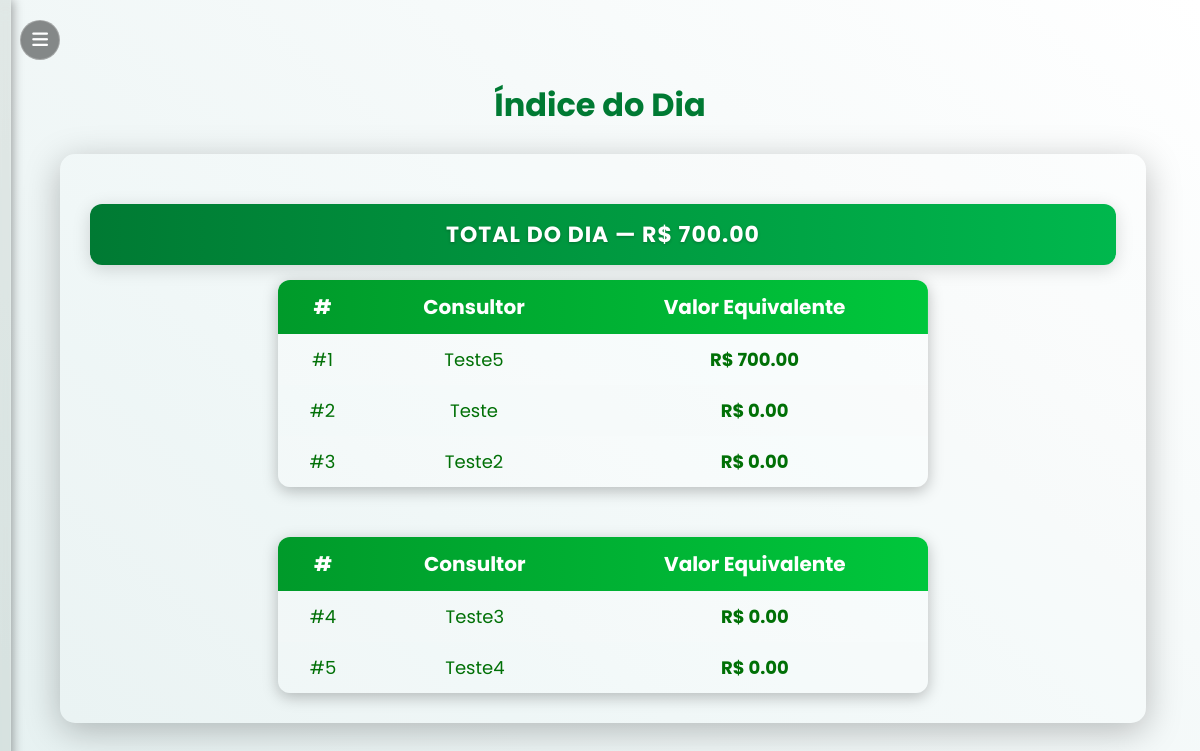
The page /indice_dia (signed in) on the database its author committed.
### tables this page shows
CREATE TABLE users (
            id INTEGER PRIMARY KEY AUTOINCREMENT,
            nome TEXT UNIQUE NOT NULL,
            senha TEXT NOT NULL,
            role TEXT DEFAULT 'user'
        );

### app.py (the view, shortened to what this page needs)
@app.route("/indice_dia")
def indice_dia():
    if "user" not in session:
        return redirect(url_for("login"))
    conn = get_conn()
    cur = conn.cursor()
    cur.execute("""
        CREATE TABLE IF NOT EXISTS metas_individuais (
            id INTEGER PRIMARY KEY AUTOINCREMENT,
            consultor TEXT UNIQUE,
            meta REAL
        )
    """ if isinstance(conn, sqlite3.Connection) else """
        CREATE TABLE IF NOT EXISTS metas_individuais (
            id SERIAL PRIMARY KEY,
            consultor TEXT UNIQUE,
            meta NUMERIC(12,2)
        )
    """)
    cur.execute("SELECT consultor, meta FROM metas_individuais;")
    metas_dict = {row[0]: row[1] for row in cur.fetchall()}
    cur.execute("SELECT nome FROM users WHERE role != 'admin' ORDER BY nome;")
    todos_usuarios = [r[0] for r in cur.fetchall()]
    tz = pytz.timezone("America/Sao_Paulo")
    hoje = datetime.now(tz).strftime("%Y-%m-%d")
    if isinstance(conn, sqlite3.Connection):
        cur.execute("""
            SELECT consultor,
                   COALESCE(SUM(valor_equivalente), 0) AS total_eq,
                   COALESCE(SUM(valor_original), 0) AS total_or
            FROM propostas
            WHERE DATE(data, 'localtime') = ?
            GROUP BY consultor;
        """, (hoje,))
    resultados = {r[0]: (r[1], r[2]) for r in cur.fetchall()}
    cur.execute("""
        SELECT consultor,
               COALESCE(SUM(valor_equivalente), 0) AS eq_total
        FROM propostas
        GROUP BY consultor;
    """)
    totais = {r[0]: r[1] for r in cur.fetchall()}
    conn.close()
    ranking = []
    for nome in todos_usuarios:
        eq_dia, or_dia = resultados.get(nome, (0, 0))
        meta = metas_dict.get(nome, 0)
        eq_total = totais.get(nome, 0)
        falta = max(meta - eq_total, 0)
        ranking.append([nome, eq_dia, or_dia, meta, falta])
    ranking.sort(key=lambda x: x[1], reverse=True)
    total_eq = sum(r[1] for r in ranking)
    total_or = sum(r[2] for r in ranking)
    return render_template(
        "indice_dia.html",
        ranking=ranking,
        total_eq=total_eq,
        total_or=total_or,
        data_atual=hoje
    )

### app.py (called while the page is built)
def get_conn():
    if DATABASE_URL and psycopg2:
        return psycopg2.connect(DATABASE_URL, sslmode="require")
    else:
        return sqlite3.connect(LOCAL_DB, check_same_thread=False)

### templates/indice_dia.html (shortened to what this page needs)
{% extends "base.html" %}
{% block content %}
<h1>Índice do Dia</h1>
<div class="painel-tv">
    <table class="tabela-total">
        <tr>
            <th>TOTAL DO DIA — R$ {{ "{:,.2f}".format(total_eq or 0) }}</th>
        </tr>
    </table>
    <div class="tabelas-container">
        <table class="tabela-tv">
            <thead>
                <tr>
                    <th>#</th>
                    <th>Consultor</th>
                    <th>Valor Equivalente</th>
                </tr>
            </thead>
            <tbody>
                {% for i in range(0, (ranking|length // 2) + (ranking|length % 2)) %}
                {% set r = ranking[i] %}
                <tr>
                    <td>#{{ i + 1 }}</td>
                    <td>{{ r[0] }}</td>
                    <td class="valor">R$ {{ "{:,.2f}".format(r[1] or 0) }}</td>
                </tr>
                {% endfor %}
            </tbody>
        </table>
        <table class="tabela-tv">
            <thead>
                <tr>
                    <th>#</th>
                    <th>Consultor</th>
                    <th>Valor Equivalente</th>
                </tr>
            </thead>
            <tbody>
                {% for i in range((ranking|length // 2) + (ranking|length % 2), ranking|length) %}
                {% set r = ranking[i] %}
                <tr>
                    <td>#{{ i + 1 }}</td>
                    <td>{{ r[0] }}</td>
                    <td class="valor">R$ {{ "{:,.2f}".format(r[1] or 0) }}</td>
                </tr>
                {% endfor %}
            </tbody>
        </table>
    </div>
</div>
{% endblock %}

### static/style.css (style rules this page uses)
:root { --gradiente-inicio: #e6f1f1; --gradiente-fim: #ffffff; --cor-texto: #007006; --bg-container: rgba(255, 255, 255, 0.12); --bg-input: rgba(255, 255, 255, 0.15); }
body.pagina { background: linear-gradient(40deg, var(--gradiente-inicio), var(--gradiente-fim)); font-family: 'Poppins', sans-serif; color: var(--cor-texto); min-height: 100vh; margin: 0; transition: 0.4s ease; font-family: 'Poppins', sans-serif !important; overflow-y: auto; font-family: 'Poppins', sans-serif !important; }
@media screen and (min-height: 600px) { .tabela-tv { font-size: 15px; } }

### templates/indice_dia.html (style rules this page uses)
.painel-tv { width: 95%; margin: auto; background: rgba(255, 255, 255, 0.08); border-radius: 15px; box-shadow: 0 8px 35px rgba(0, 0, 0, 0.25); padding: 30px; }
.tabelas-container { display: flex; justify-content: center; align-items: flex-start; gap: 50px; flex-wrap: wrap; margin-top: 15px; }
.tabela-tv { flex: 1; min-width: 500px; max-width: 650px; }
table.tabela-tv { border-collapse: collapse; width: 100%; background: rgba(255, 255, 255, 0.12); border-radius: 12px; overflow: hidden; box-shadow: 0 4px 15px rgba(0, 0, 0, 0.25); }
.tabela-tv thead { background: linear-gradient(90deg, #009a2a, #00c73c); color: white; font-weight: bold; font-size: 16px; }
.tabela-tv th { padding: 12px 14px; text-align: center; font-size: 20px; }
.tabela-tv td { padding: 12px 14px; text-align: center; color: var(--cor-texto); font-size: 18px; }
.tabela-tv tbody tr:nth-child(even) { background: rgba(255, 255, 255, 0.08); }
.tabela-tv tbody tr:nth-child(odd) { background: rgba(255, 255, 255, 0.15); }
.tabela-tv td.valor { color: var(--cor-texto); font-weight: 700; }
h1 { text-align: center; font-weight: 700; font-size: 32px; color: #007a33; margin-bottom: 25px; }
.tabela-total { width: 100%; border-collapse: collapse; margin-top: 20px; text-align: center; border-radius: 12px; overflow: hidden; box-shadow: 0 4px 18px rgba(0, 0, 0, 0.15); }
.tabela-total th { background: linear-gradient(90deg, #007a33, #00b84d); color: white; font-size: 22px; font-weight: 700; padding: 14px 0; letter-spacing: 1px; text-shadow: 0 1px 3px rgba(0, 0, 0, 0.25); text-transform: uppercase; }

### rows shown on the page
users: nome "Teste5"
users: nome "Teste"
users: nome "Teste2"
users: nome "Teste3"
users: nome "Teste4"

### other values the page prints
{{ "{:,.2f}".format(total_eq or 0) }} "700.00"
{{ i + 1 }} "1" "2" "3"
{{ "{:,.2f}".format(r[1] or 0) }} "700.00" "0.00" "0.00"
{{ i + 1 }} "4" "5"
{{ "{:,.2f}".format(r[1] or 0) }} "0.00" "0.00"
